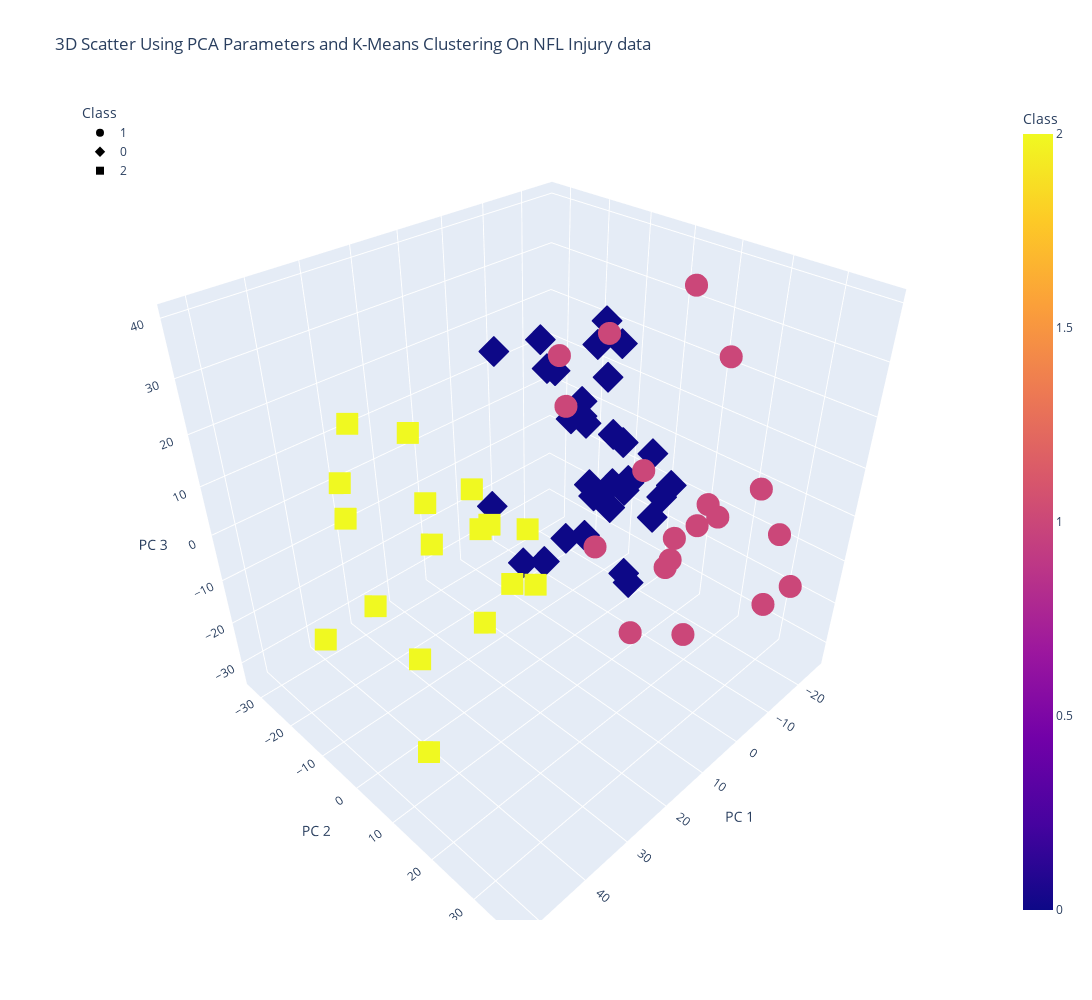

Notebook cell for this chart:
### Code cell
fig = px.scatter_3d(
    clustered_play_injuries,
    x="PC 1",
    y="PC 2",
    z="PC 3",
    color='Class',
    symbol='Class',
    width=1200,
    height=1000,
    title="3D Scatter Using PCA Parameters and K-Means Clustering On NFL Injury data",
    hover_name="FieldType",
    hover_data=[clustered_play_injuries.Injury_Duration,
                clustered_play_injuries.Position,
                clustered_play_injuries.Weather,
                clustered_play_injuries.PlayType,
                clustered_play_injuries.StadiumType,
                clustered_play_injuries.BodyPart,
                clustered_play_injuries.RosterPosition,
                clustered_play_injuries.Temperature]
)

fig.update_layout(legend=dict(x=0, y=1))
fig.show()

### Figure 1 — Plotly figure (JSON) as saved in the notebook; plotly's stock layout.template omitted (floating-point values rounded to 4 significant figures; data arrays with more than 128 entries replaced by an {"elided": "..."} marker saying what was removed)
{"data": [{"customdata": {"elided": "19x8 mixed values"}, "hovertemplate": "<b>%{hovertext}</b><br><br>Class=%{marker.color}<br>PC 1=%{x}<br>PC 2=%{y}<br>PC 3=%{z}<br>Injury_Duration=%{customdata[0]}<br>Position=%{customdata[1]}<br>Weather=%{customdata[2]}<br>PlayType=%{customdata[3]}<br>StadiumType=%{customdata[4]}<br>BodyPart=%{customdata[5]}<br>RosterPosition=%{customdata[6]}<br>Temperature=%{customdata[7]}<extra></extra>", "hovertext": ["Natural", "Natural", "Natural", "Synthetic", "Synthetic", "Synthetic", "Synthetic", "Synthetic", "Synthetic", "Synthetic", "Natural", "Natural", "Natural", "Natural", "Synthetic", "Synthetic", "Natural", "Synthetic", "Synthetic"], "legendgroup": "1", "marker": {"color": [1, 1, 1, 1, 1, 1, 1, 1, 1, 1, 1, 1, 1, 1, 1, 1, 1, 1, 1], "coloraxis": "coloraxis", "symbol": "circle"}, "mode": "markers", "name": "1", "scene": "scene", "showlegend": true, "type": "scatter3d", "x": [-7.831, -5.251, -12.49, 3.134, 6.601, -14.06, -14.5, 15.43, 16.04, -16.47, -13.52, -11.69, -13.37, 12.32, 3.324, 13.72, 7.158, 5.016, -3.326], "y": [36.14, 17.77, 17.84, 24.15, 25.35, 33.61, 19.32, 25.98, 18.17, 19.44, 37.62, 13.1, 29.19, 6.212, 8.323, 9.079, 30.64, 18.25, 25.63], "z": [-10.13, -9.189, -5.246, 3.513, 0.005677, 0.2037, 28.57, -8.209, 5.48, -4.518, -8.6, 39.9, 7.811, 33.61, 34.99, 26.5, -10.95, 14.96, 7.838]}, {"customdata": {"elided": "33x8 mixed values"}, "hovertemplate": "<b>%{hovertext}</b><br><br>Class=%{marker.color}<br>PC 1=%{x}<br>PC 2=%{y}<br>PC 3=%{z}<br>Injury_Duration=%{customdata[0]}<br>Position=%{customdata[1]}<br>Weather=%{customdata[2]}<br>PlayType=%{customdata[3]}<br>StadiumType=%{customdata[4]}<br>BodyPart=%{customdata[5]}<br>RosterPosition=%{customdata[6]}<br>Temperature=%{customdata[7]}<extra></extra>", "hovertext": ["Natural", "Natural", "Natural", "Synthetic", "Natural", "Natural", "Synthetic", "Synthetic", "Natural", "Synthetic", "Synthetic", "Natural", "Synthetic", "Natural", "Synthetic", "Natural", "Natural", "Natural", "Natural", "Natural", "Natural", "Synthetic", "Natural", "Natural", "Synthetic", "Natural", "Natural", "Synthetic", "Natural", "Synthetic", "Synthetic", "Synthetic", "Synthetic"], "legendgroup": "0", "marker": {"color": [0, 0, 0, 0, 0, 0, 0, 0, 0, 0, 0, 0, 0, 0, 0, 0, 0, 0, 0, 0, 0, 0, 0, 0, 0, 0, 0, 0, 0, 0, 0, 0, 0], "coloraxis": "coloraxis", "symbol": "diamond"}, "mode": "markers", "name": "0", "scene": "scene", "showlegend": true, "type": "scatter3d", "x": [-19.78, 6.635, -21.94, -23.72, -13.71, -14.13, -21.72, -19.94, -15.94, -16.58, -15.18, -15.02, -18.94, -17.78, 4.616, -9.352, -17.62, -24.63, -13.74, -6.417, -2.273, -4.913, -11.13, -23.06, -25.11, -23.01, -0.461, -12.86, -14.05, -10.08, -10.08, -25.82, -10.47], "y": [-11.24, -8.06, -11.0, -1.973, -12.25, -4.051, -6.176, -14.34, -2.435, -6.443, -16.51, -0.476, -5.844, -16.04, -18.78, -17.61, -2.683, -1.539, -23.76, -4.072, -5.25, -27.53, 3.929, 1.592, -12.52, -14.9, -9.305, -10.39, -8.764, -6.508, -6.518, 1.699, -16.54], "z": [11.6, -17.62, -2.068, -3.477, 5.014, -7.113, -10.92, 17.44, -8.805, -15.31, 2.067, -28.26, -0.4984, 5.187, -10.58, 14.94, -7.873, -19.35, 17.37, -15.77, -14.93, 16.6, -25.92, -11.93, 16.48, 21.2, -21.94, 4.513, -12.31, -6.582, -6.584, -10.36, 14.48]}, {"customdata": {"elided": "17x8 mixed values"}, "hovertemplate": "<b>%{hovertext}</b><br><br>Class=%{marker.color}<br>PC 1=%{x}<br>PC 2=%{y}<br>PC 3=%{z}<br>Injury_Duration=%{customdata[0]}<br>Position=%{customdata[1]}<br>Weather=%{customdata[2]}<br>PlayType=%{customdata[3]}<br>StadiumType=%{customdata[4]}<br>BodyPart=%{customdata[5]}<br>RosterPosition=%{customdata[6]}<br>Temperature=%{customdata[7]}<extra></extra>", "hovertext": ["Synthetic", "Synthetic", "Natural", "Natural", "Natural", "Natural", "Synthetic", "Synthetic", "Natural", "Synthetic", "Natural", "Synthetic", "Natural", "Synthetic", "Natural", "Synthetic", "Synthetic"], "legendgroup": "2", "marker": {"color": [2, 2, 2, 2, 2, 2, 2, 2, 2, 2, 2, 2, 2, 2, 2, 2, 2], "coloraxis": "coloraxis", "symbol": "square"}, "mode": "markers", "name": "2", "scene": "scene", "showlegend": true, "type": "scatter3d", "x": [12.37, 49.97, 33.63, 36.34, 29.58, 28.18, 29.16, 52.09, 30.52, 50.51, 11.22, 18.77, 21.62, 10.52, 27.01, 25.54, 30.96], "y": [-13.68, 5.6, -25.9, 14.11, -32.82, -14.91, -11.1, -6.698, 14.2, 16.17, -17.02, 7.469, -16.96, -13.19, -31.78, 12.57, -5.605], "z": [-9.502, 6.103, -2.446, -0.3321, 0.03381, -33.28, 19.76, -7.131, 3.99, -16.5, -2.558, -6.962, -9.916, -9.161, 12.03, 11.02, 9.62]}], "layout": {"coloraxis": {"colorbar": {"title": {"text": "Class"}}, "colorscale": [[0, "#0d0887"], [0.1111, "#46039f"], [0.2222, "#7201a8"], [0.3333, "#9c179e"], [0.4444, "#bd3786"], [0.5556, "#d8576b"], [0.6667, "#ed7953"], [0.7778, "#fb9f3a"], [0.8889, "#fdca26"], [1, "#f0f921"]]}, "height": 1000, "legend": {"title": {"text": "Class"}, "tracegroupgap": 0, "x": 0, "y": 1}, "scene": {"domain": {"x": [0, 1], "y": [0, 1]}, "xaxis": {"title": {"text": "PC 1"}}, "yaxis": {"title": {"text": "PC 2"}}, "zaxis": {"title": {"text": "PC 3"}}}, "title": {"text": "3D Scatter Using PCA Parameters and K-Means Clustering On NFL Injury data"}, "width": 1200}}
